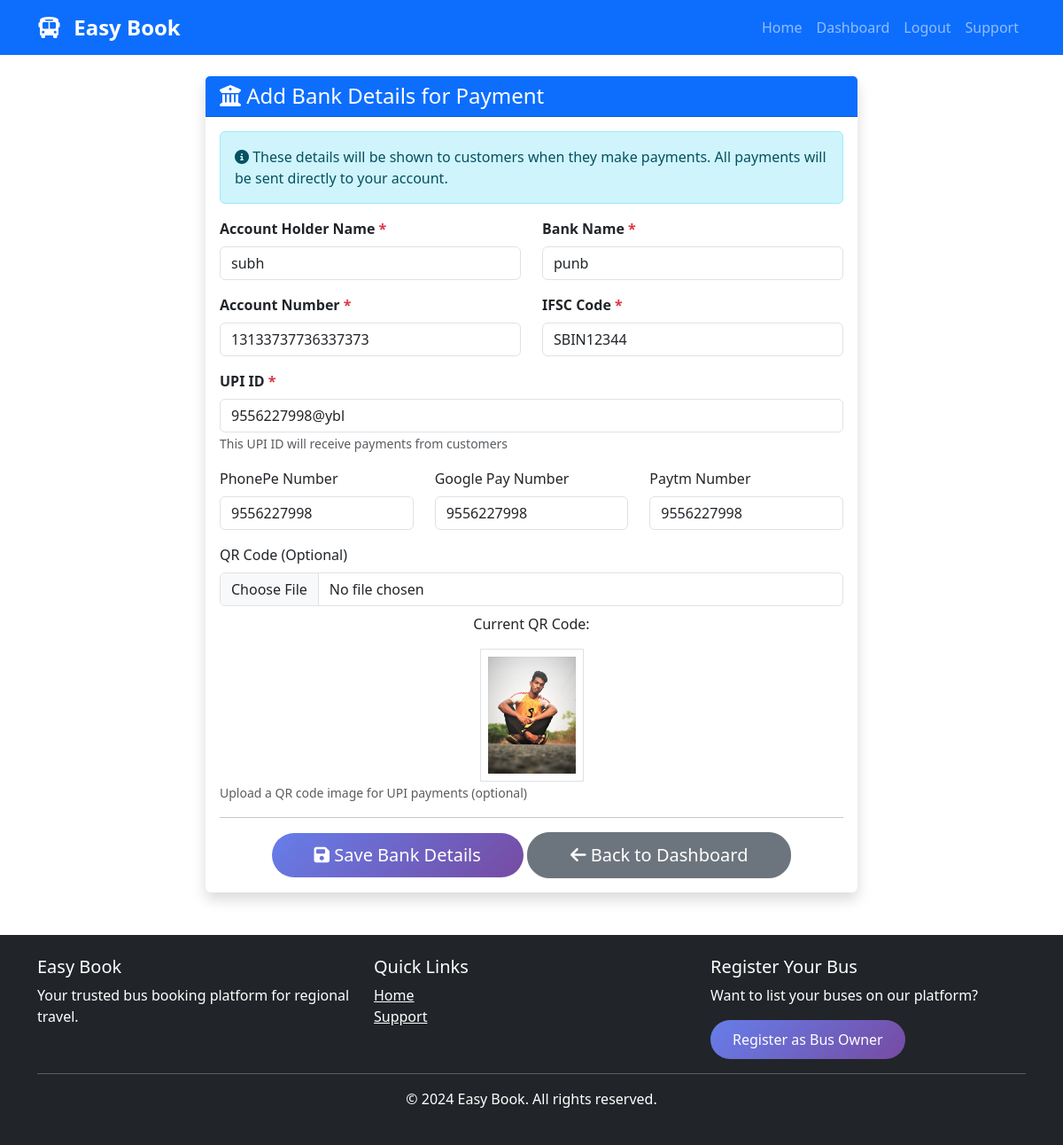
Screenshot of /bus-owner/bank-details/ (signed in) with the database file from the repository.
### easybook/apps/bus_owners/models.py (models this page shows, shortened)
class OwnerBankDetails(models.Model):
    owner = models.OneToOneField(User, on_delete=models.CASCADE, limit_choices_to={'user_type': 'bus_owner'}, related_name='bank_details')
    account_holder_name = models.CharField(max_length=100)
    bank_name = models.CharField(max_length=100)
    account_number = models.CharField(max_length=50)
    ifsc_code = models.CharField(max_length=20)
    upi_id = models.CharField(max_length=50, help_text="Enter your UPI ID (e.g., name@okhdfcbank)")
    qr_code = models.ImageField(upload_to='qr_codes/', null=True, blank=True)
    phonepe_number = models.CharField(max_length=15, blank=True, null=True)
    googlepay_number = models.CharField(max_length=15, blank=True, null=True)
    paytm_number = models.CharField(max_length=15, blank=True, null=True)
    created_at = models.DateTimeField(auto_now_add=True)
    updated_at = models.DateTimeField(auto_now=True)

### easybook/apps/bus_owners/views.py (the view, shortened to what this page needs)
# urls.py: path('bank-details/', views.add_bank_details, name='add_bank_details'),
@login_required
def add_bank_details(request):
    if request.user.user_type != 'bus_owner':
        messages.error(request, 'Access denied. Bus owner only.')
        return redirect('home')
    try:
        bank_details = OwnerBankDetails.objects.get(owner=request.user)
    except OwnerBankDetails.DoesNotExist:
        bank_details = None
    context = {
        'bank_details': bank_details
    }
    return render(request, 'bus_owner/bank_details.html', context)

### templates/bus_owner/bank_details.html (shortened to what this page needs)
{% extends 'base.html' %}
{% block content %}
<div class="container mt-4">
    <div class="row">
        <div class="col-md-8 offset-md-2">
            <div class="card shadow">
                <div class="card-header bg-primary text-white">
                    <h4 class="mb-0"><i class="fas fa-university"></i> Add Bank Details for Payment</h4>
                </div>
                <div class="card-body">
                    <div class="alert alert-info">
                        <i class="fas fa-info-circle"></i>
                        These details will be shown to customers when they make payments.
                        All payments will be sent directly to your account.
                    </div>
                    <form method="POST" enctype="multipart/form-data">
                        <div class="row">
                            <div class="col-md-6 mb-3">
                                <label class="form-label fw-bold">Account Holder Name <span class="text-danger">*</span></label>
                                <input type="text" class="form-control" name="account_holder_name"
                                       value="{{ bank_details.account_holder_name|default:'' }}" required>
                            </div>
                            <div class="col-md-6 mb-3">
                                <label class="form-label fw-bold">Bank Name <span class="text-danger">*</span></label>
                                <input type="text" class="form-control" name="bank_name"
                                       value="{{ bank_details.bank_name|default:'' }}" required>
                            </div>
                        </div>
                        <div class="row">
                            <div class="col-md-6 mb-3">
                                <label class="form-label fw-bold">Account Number <span class="text-danger">*</span></label>
                                <input type="text" class="form-control" name="account_number"
                                       value="{{ bank_details.account_number|default:'' }}" required>
                            </div>
                            <div class="col-md-6 mb-3">
                                <label class="form-label fw-bold">IFSC Code <span class="text-danger">*</span></label>
                                <input type="text" class="form-control" name="ifsc_code"
                                       value="{{ bank_details.ifsc_code|default:'' }}"
                                       placeholder="e.g., SBIN0001234" required>
                            </div>
                        </div>
                        <div class="mb-3">
                            <label class="form-label fw-bold">UPI ID <span class="text-danger">*</span></label>
                            <input type="text" class="form-control" name="upi_id"
                                   value="{{ bank_details.upi_id|default:'' }}"
                                   placeholder="e.g., yourname@okhdfcbank" required>
                            <small class="text-muted">This UPI ID will receive payments from customers</small>
                        </div>
                        <div class="row">
                            <div class="col-md-4 mb-3">
                                <label class="form-label">PhonePe Number</label>
                                <input type="text" class="form-control" name="phonepe_number"
                                       value="{{ bank_details.phonepe_number|default:'' }}"
                                       placeholder="10-digit mobile number">
                            </div>
                            <div class="col-md-4 mb-3">
                                <label class="form-label">Google Pay Number</label>
                                <input type="text" class="form-control" name="googlepay_number"
                                       value="{{ bank_details.googlepay_number|default:'' }}"
                                       placeholder="10-digit mobile number">
                            </div>
                            <div class="col-md-4 mb-3">
                                <label class="form-label">Paytm Number</label>
                                <input type="text" class="form-control" name="paytm_number"
                                       value="{{ bank_details.paytm_number|default:'' }}"
                                       placeholder="10-digit mobile number">
                            </div>
                        </div>
                        <div class="mb-3">
                            <label class="form-label">QR Code (Optional)</label>
                            <input type="file" class="form-control" name="qr_code" accept="image/*">
                            {% if bank_details.qr_code %}
                                <div class="mt-2 text-center">
                                    <p>Current QR Code:</p>
                                    <img src="{{ bank_details.qr_code.url }}" alt="QR Code" height="150" class="border p-2">
                                </div>
                            {% endif %}
                            <small class="text-muted">Upload a QR code image for UPI payments (optional)</small>
                        </div>
                        <hr>
                        <div class="text-center">
                            <button type="submit" class="btn btn-primary btn-lg px-5">
                                <i class="fas fa-save"></i> Save Bank Details
                            </button>
                            <a href="{% url 'bus_owner_dashboard' %}" class="btn btn-secondary btn-lg px-5">
                                <i class="fas fa-arrow-left"></i> Back to Dashboard
                            </a>
                        </div>
                    </form>
                </div>
            </div>
        </div>
    </div>
</div>
{% endblock %}

### static/css/style.css (style rules this page uses)
:root { --primary-color: #007bff; --secondary-color: #6c757d; }
body { font-family: 'Segoe UI', Tahoma, Geneva, Verdana, sans-serif; min-height: 100vh; display: flex; flex-direction: column; }
.card { border: none; box-shadow: 0 4px 6px rgba(0,0,0,.1); transition: transform 0.3s ease; }
.btn { border-radius: 25px; padding: 10px 25px; }
.btn-primary { background: linear-gradient(135deg, #007bff, #0056b3); border: none; }

### templates/bus_owner/bank_details.html (style rules this page uses)
.btn-primary { background: linear-gradient(135deg, #667eea 0%, #764ba2 100%); border: none; }

### rows the page displays
OwnerBankDetails: account_holder_name "subh", bank_name "punb", account_number "13133737736337373", ifsc_code "SBIN12344", upi_id "9556227998@ybl", phonepe_number "9556227998", googlepay_number "9556227998", paytm_number "9556227998", qr_code (picture)
